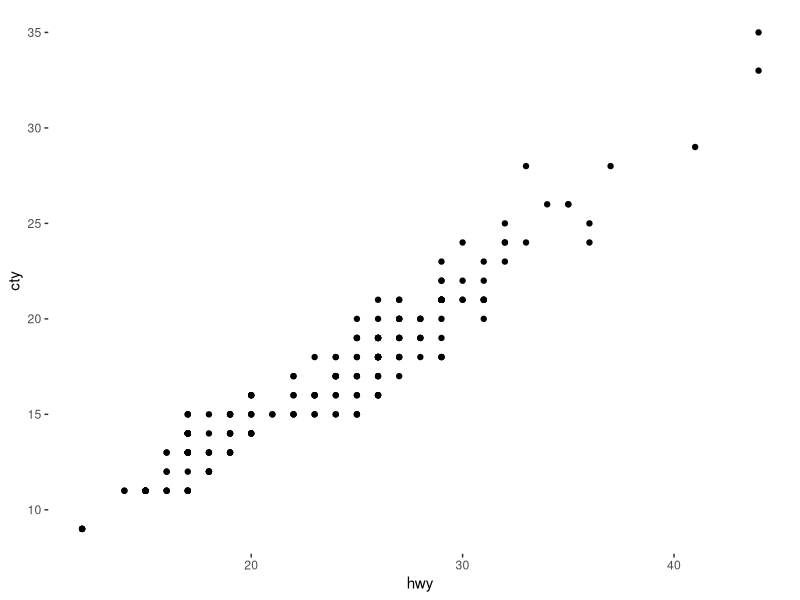
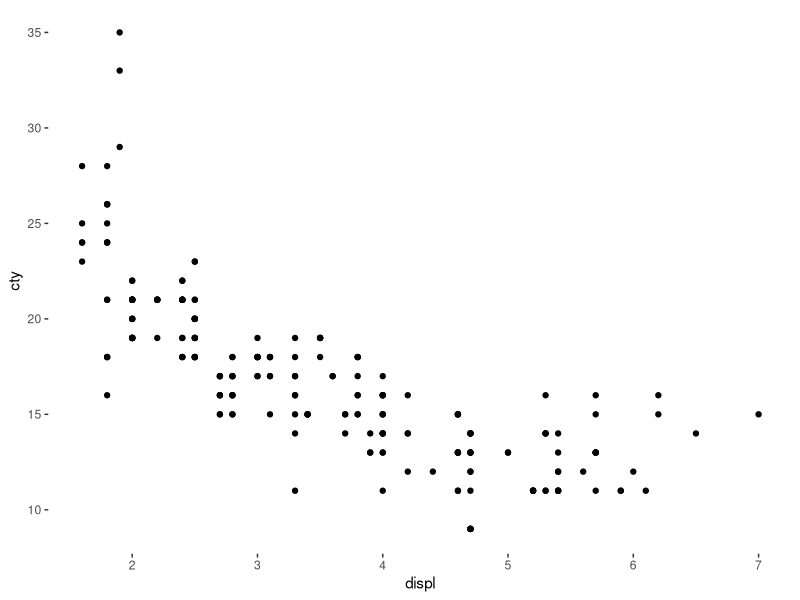
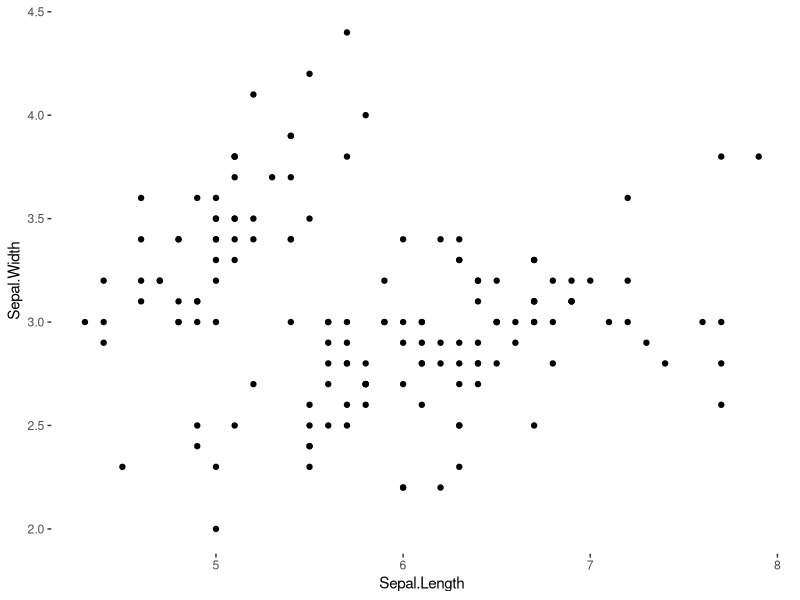

The R source for these figures, in order:
## ---- chunk 1

#---------- RSTUDIO STARTER V 2.0  --------------#
#                    -Prepared with care by  AM ;D
                
                                                                          
knitr::opts_chunk$set(echo = TRUE, 
                      message = FALSE, 
                      warning = FALSE)      
library(tidyverse)                
library(ggthemes)                    

theme_set(theme_tufte() +                                     
  theme(text=element_text(family="sans")))  

studentSurvey <- read_csv("Student Data.csv")
deathPenaltyData <- read_csv("death penalty data.csv")

#------------------------------------------------#
## ---- chunk 2
mpg %>% ggplot(aes(hwy, cty))+geom_point()
## ---- chunk 3
mpg %>% ggplot(aes(displ, cty))+geom_point()

## ---- chunk 4
iris %>% ggplot(aes(Sepal.Length, Sepal.Width))+geom_point()
## ---- chunk 5
cor(mpg$hwy, mpg$cty)
## ---- chunk 6
.5*8/4
## ---- chunk 7
3 - 1*2
## ---- chunk 8
.956*4.256/5.955
## ---- chunk 9
16.859 - (0.683)*23.440
## ---- chunk 10
.894+.683*42
## ---- chunk 11
33.5 - 29.58
